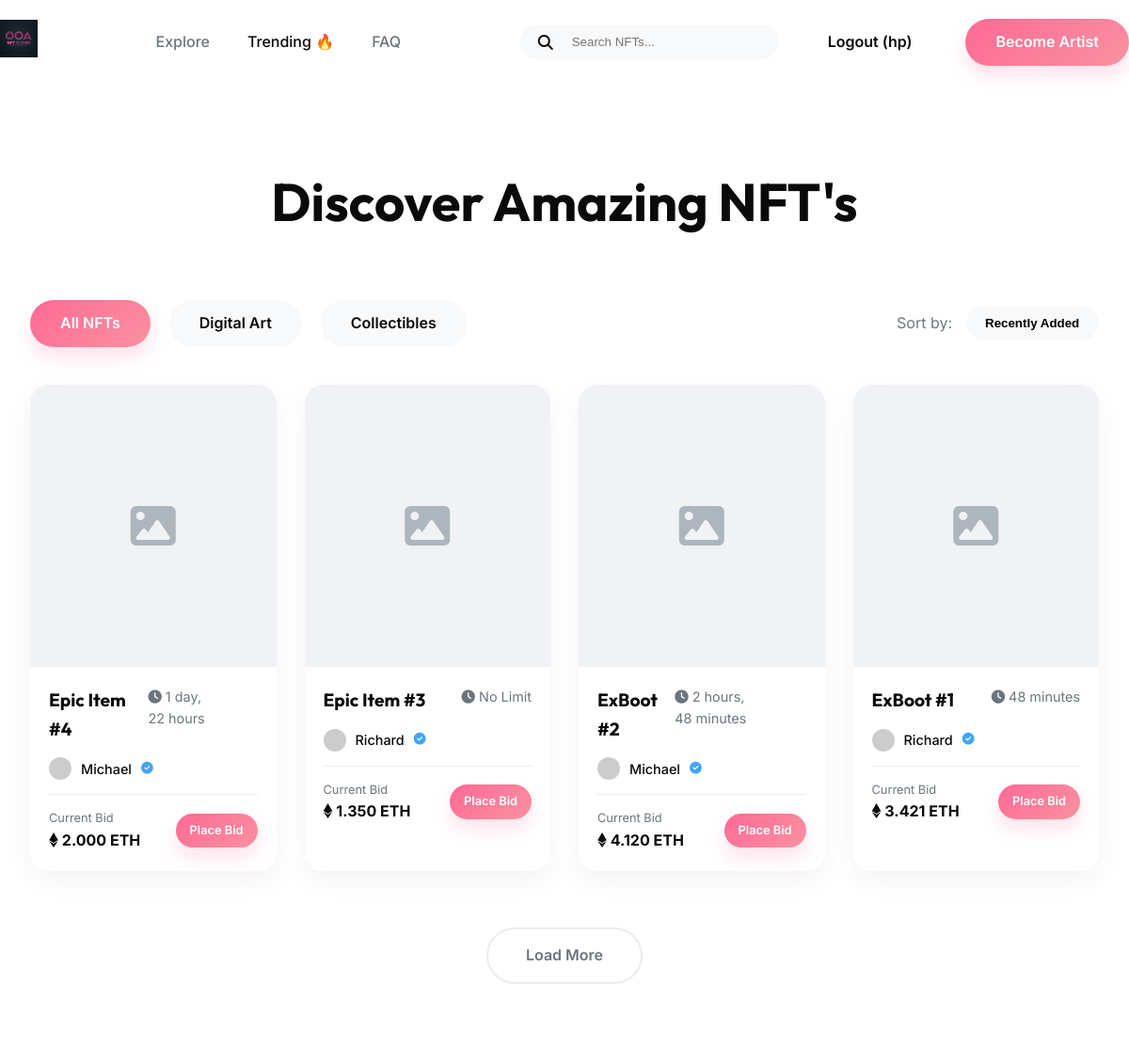
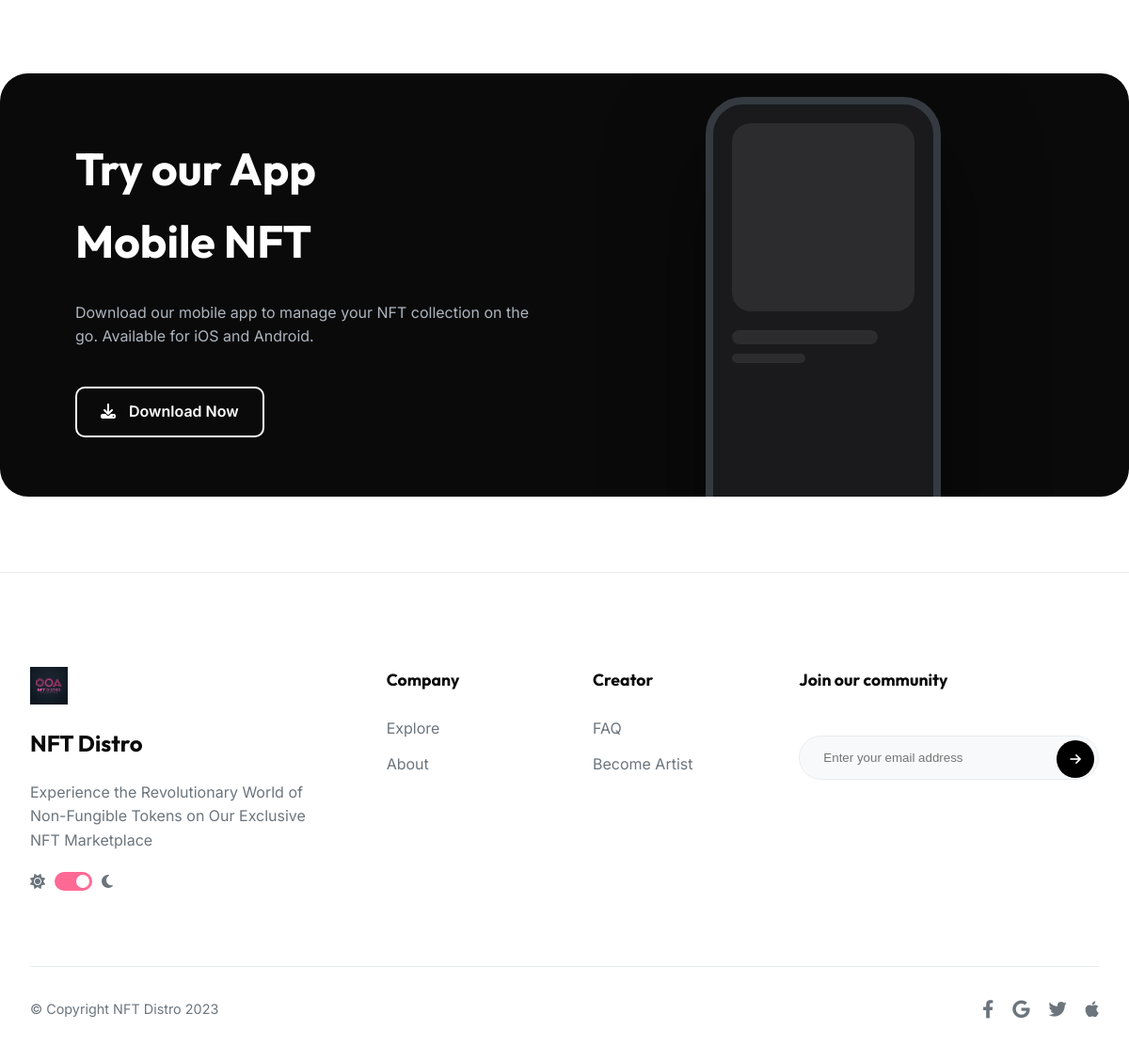
Screenshot of /explore/ (signed in) with the database file from the repository (2 pictures, top to bottom).
### nft/models.py (models this page shows, shortened)
class NFT(models.Model):
    title = models.CharField(max_length=200)
    creator = models.ForeignKey(User, on_delete=models.CASCADE, related_name='created_nfts')
    image = models.ImageField(upload_to='nfts/', blank=True, null=True)
    price = models.DecimalField(max_digits=10, decimal_places=3)
    category = models.ForeignKey(Category, on_delete=models.SET_NULL, null=True, blank=True)
    end_time = models.DateTimeField(blank=True, null=True)
    created_at = models.DateTimeField(auto_now_add=True)

### nft/views.py (the view)
# urls.py: path('explore/', views.explore, name='explore'),
def explore(request):
    nfts = NFT.objects.all()
    q = request.GET.get('q', '')
    if q:
        nfts = nfts.filter(Q(title__icontains=q) | Q(details__description__icontains=q))
    category_filter = request.GET.get('category', '')
    if category_filter:
        nfts = nfts.filter(category__name=category_filter)
    sort = request.GET.get('sort', '')
    if sort == 'price':
        nfts = nfts.order_by('price')
    elif sort == '-price':
        nfts = nfts.order_by('-price')
    elif sort == '-created_at':
        nfts = nfts.order_by('-created_at')
    else:
        nfts = nfts.order_by('-created_at')
    context = {
        'nfts': nfts,
        'q': q,
        'selected_category': category_filter,
        'sort': sort,
    }
    return render(request, 'nft/explore.html', context)

### templates/nft/explore.html (shortened to what this page needs)
{% extends 'base.html' %}
{% load static %}
{% block content %}
<section class="section-padding">
    <div class="container animate">
        <h1 style="text-align: center; font-size: 3.5rem; margin-bottom: 60px;">Discover Amazing NFT's</h1>
        <div style="display: flex; justify-content: space-between; align-items: center; margin-bottom: 40px;">
            <div style="display: flex; gap: 20px;">
                <a href="?category=&sort={{ sort|default:'' }}" class="btn {% if not selected_category %}btn-primary{% else %}btn-outline{% endif %}" style="">All NFTs</a>
                <a href="?category=Digital Art&sort={{ sort|default:'' }}" class="btn {% if selected_category == 'Digital Art' %}btn-primary{% else %}btn-outline{% endif %}" style="{% if selected_category != 'Digital Art' %}border: none; background: #F8F9FA;{% endif %}">Digital Art</a>
                <a href="?category=Collectibles&sort={{ sort|default:'' }}" class="btn {% if selected_category == 'Collectibles' %}btn-primary{% else %}btn-outline{% endif %}" style="{% if selected_category != 'Collectibles' %}border: none; background: #F8F9FA;{% endif %}">Collectibles</a>
            </div>
            <form id="sortForm" method="GET" action="{% url 'nft:explore' %}" style="display: flex; align-items: center; gap: 15px;">
                <span style="color: var(--text-secondary);">Sort by:</span>
                <select name="sort" onchange="document.getElementById('sortForm').submit();" style="padding: 10px 20px; background: #F8F9FA; border: none; border-radius: 50px; font-weight: 600; cursor: pointer; outline: none; appearance: none; -webkit-appearance: none;">
                    <option value="-created_at" {% if sort == '-created_at' %}selected{% endif %}>Recently Added</option>
                </select>
            </form>
        </div>
        <div style="display: grid; grid-template-columns: repeat(4, 1fr); gap: 30px;">
            {% for nft in nfts %}
            <div class="nft-card animate">
                <div class="nft-image-container" {% if not nft.image %}style="background: #F0F2F5;"{% endif %}>
                    {% if nft.image %}
                    <img src="{{ nft.image.url }}" alt="{{ nft.title }}">
                    {% else %}
                    <div style="width: 100%; height: 100%; display: flex; justify-content: center; align-items: center;">
                        <i class="fa-solid fa-image" style="font-size: 3rem; color: #ADB5BD;"></i>
                    </div>
                    {% endif %}
                </div>
                <div class="nft-info">
                    <div class="nft-header">
                        <h4 style="font-size: 1.2rem;">{{ nft.title }}</h4>
                        <div style="color: var(--text-secondary); font-size: 0.9rem;">
                            <i class="fa-solid fa-clock"></i>
                            {% if nft.end_time %}
                                {{ nft.end_time|timeuntil }}
                            {% else %}
                                No Limit
                            {% endif %}
                        </div>
                    </div>
                    <div style="display: flex; align-items: center; gap: 10px; margin-bottom: 15px;">
                        <img src="https://ui-avatars.com/api/?name={{ nft.creator.username }}&background=random" style="width: 24px; height: 24px; border-radius: 50%;">
                        <span style="font-weight: 500; font-size: 0.9rem;">{{ nft.creator.username }}</span>
                        <i class="fa-solid fa-circle-check" style="color: #42a5f5; font-size: 0.8rem;"></i>
                    </div>
                    <div class="nft-bid-section">
                        <div>
                            <p style="color: var(--text-secondary); font-size: 0.8rem;">Current Bid</p>
                            <p style="font-weight: 700;"><i class="fa-brands fa-ethereum"></i> {{ nft.price }} ETH</p>
                        </div>
                        <a href="{% url 'nft:detail_pk' nft.id %}" class="btn btn-primary" style="padding: 8px 15px; font-size: 0.8rem;">Place Bid</a>
                    </div>
                </div>
            </div>
            {% empty %}
            <div style="grid-column: 1 / -1; text-align: center; color: var(--text-secondary); padding: 40px;">
                No NFTs found.
            </div>
            {% endfor %}
        </div>
        <div style="text-align: center; margin-top: 60px;">
            <a href="#" class="btn btn-outline" style="padding: 15px 40px; border-color: #E9ECEF; color: var(--text-secondary);">Load More</a>
        </div>
    </div>
</section>
<section class="section-padding animate">
    <div class="container" style="background: #0A0A0B; border-radius: 30px; padding: 0 80px; display: flex; align-items: center; gap: 60px; overflow: hidden; height: 450px;">
        <div style="flex: 1; color: white;">
            <h2 style="font-size: 3rem; margin-bottom: 25px;">Try our App<br>Mobile NFT</h2>
            <p style="color: #ADB5BD; margin-bottom: 40px;">
                Download our mobile app to manage your NFT collection on the go. Available for iOS and Android.
            </p>
            <a href="#" class="btn btn-outline" style="color: white; border-color: white; border-radius: 10px; padding: 12px 25px;">
                <i class="fa-solid fa-download" style="margin-right: 10px;"></i> Download Now
            </a>
        </div>
        <div style="flex: 1; display: flex; justify-content: center; position: relative;">
            <div style="width: 250px; height: 500px; background: #1A1A1D; border: 8px solid #343A40; border-radius: 40px; position: relative; top: 50px; box-shadow: 0 50px 100px rgba(0,0,0,0.5);">
                <div style="padding: 20px;">
                    <div style="width: 100%; height: 200px; background: #2C2C2E; border-radius: 20px;"></div>
                    <div style="margin-top: 20px;">
                        <div style="width: 80%; height: 15px; background: #2C2C2E; border-radius: 10px;"></div>
                        <div style="width: 40%; height: 10px; background: #2C2C2E; border-radius: 10px; margin-top: 10px;"></div>
                    </div>
                </div>
            </div>
        </div>
    </div>
</section>
{% endblock %}

### templates/base.html (shortened to what this page needs)
{% load static %}
<!DOCTYPE html>
<html lang="en">
<head>
    <link rel="stylesheet" href="{% static 'css/style.css' %}">
    <link rel="stylesheet" href="https://cdnjs.cloudflare.com/ajax/libs/font-awesome/6.4.0/css/all.min.css">
</head>
<body>
    <header class="navbar container">
        <div class="logo">
            <a href="{% url 'nft:home' %}">
                <img src="{% static 'images/logos/logo.png' %}" alt="NFT Distro" style="height: 40px;">
            </a>
        </div>
        <nav>
            <ul class="nav-links">
                <li><a href="{% url 'nft:home' %}" class="{% if request.resolver_match.url_name == 'home' %}active{% endif %}">Explore</a></li>
                <li><a href="{% url 'nft:explore' %}" class="{% if request.resolver_match.url_name == 'explore' %}active{% endif %}">Trending 🔥</a></li>
                <li><a href="{% url 'nft:faq' %}" class="{% if request.resolver_match.url_name == 'faq' %}active{% endif %}">FAQ</a></li>
            </ul>
        </nav>
        <div class="nav-actions">
            <form action="{% url 'nft:explore' %}" method="GET" class="search-bar" style="display: flex; align-items: center; background: #F8F9FA; padding: 10px 20px; border-radius: 20px;">
                <i class="fa-solid fa-search"></i>
                <input type="text" name="q" placeholder="Search NFTs..." style="border: none; background: transparent; outline: none; margin-left: 10px;">
            </form>
            {% if request.user.is_authenticated %}
            <a href="{% url 'nft:logout' %}" class="btn btn-outline" style="border: none; margin-right: 5px;">Logout ({{ request.user.username }})</a>
            {% else %}
            <button onclick="document.getElementById('loginModal').style.display='flex'" class="btn btn-outline" style="border:none; margin-right: 5px;">Login</button>
            {% endif %}
            <a href="{% url 'nft:become_artist' %}" class="btn btn-primary">Become Artist</a>
        </div>
    </header>
    <main>
        {% block content %}
        {% endblock %}
    </main>
    <footer class="footer">
        <div class="container">
            <div class="footer-grid">
                <div class="footer-logo-section">
                    <img src="{% static 'images/logos/logo.png' %}" alt="Logo" style="height: 40px;">
                    <h2 class="brand-font" style="margin-top: 15px;">NFT Distro</h2>
                    <p>Experience the Revolutionary World of Non-Fungible Tokens on Our Exclusive NFT Marketplace</p>
                    <div style="margin-top: 20px; display: flex; gap: 10px; align-items: center;">
                        <i class="fa-solid fa-sun" style="color: #6C757D;"></i>
                        <div style="width: 40px; height: 20px; background: #FF6A95; border-radius: 20px; position: relative; cursor: pointer;">
                            <div style="width: 14px; height: 14px; background: white; border-radius: 50%; position: absolute; right: 3px; top: 3px;"></div>
                        </div>
                        <i class="fa-solid fa-moon" style="color: #6C757D;"></i>
                    </div>
                </div>
                <div>
                    <h3 class="footer-heading">Company</h3>
                    <ul class="footer-links">
                        <li><a href="#">Explore</a></li>
                        <li><a href="#">About</a></li>
                    </ul>
                </div>
                <div>
                    <h3 class="footer-heading">Creator</h3>
                    <ul class="footer-links">
                        <li><a href="{% url 'nft:faq' %}">FAQ</a></li>
                        <li><a href="{% url 'nft:become_artist' %}">Become Artist</a></li>
                    </ul>
                </div>
                <div class="community-section">
                    <h3 class="footer-heading">Join our community</h3>
                    <div style="position: relative;">
                        <input type="email" placeholder="Enter your email address">
                        <button style="position: absolute; right: 5px; top: 25px; background: black; color: white; border: none; width: 40px; height: 40px; border-radius: 50%; cursor: pointer;">
                            <i class="fa-solid fa-arrow-right"></i>
                        </button>
                    </div>
                </div>
            </div>
            <div class="footer-bottom">
                <div>&copy; Copyright NFT Distro 2023</div>
                <div style="display: flex; gap: 20px; font-size: 1.2rem;">
                    <a href="#"><i class="fa-brands fa-facebook-f"></i></a>
                    <a href="#"><i class="fa-brands fa-google"></i></a>
                    <a href="#"><i class="fa-brands fa-twitter"></i></a>
                    <a href="#"><i class="fa-brands fa-apple"></i></a>
                </div>
            </div>
        </div>
    </footer>
</body>
</html>

### static/css/style.css (style rules this page uses)
:root { --primary-gradient: linear-gradient(135deg, #FF6A95 0%, #FA91A0 100%); --secondary-gradient: linear-gradient(135deg, #7C5CFF 0%, #9078FF 100%); --bg-dark: #0A0A0B; --bg-light: #FFFFFF; --card-bg-light: #F8F9FA; --card-bg-dark: #1A1A1D; --text-primary: #0A0A0B; --text-secondary: #6C757D; --text-white: #FFFFFF; --border-color: #E9ECEF; --transition: all 0.3s cubic-bezier(0.4, 0, 0.2, 1); }
* { margin: 0; padding: 0; box-sizing: border-box; }
body { font-family: 'Inter', sans-serif; color: var(--text-primary); background-color: var(--bg-light); line-height: 1.6; overflow-x: hidden; }
h1, h2, h3, h4, .brand-font { font-family: 'Outfit', sans-serif; font-weight: 700; }
a { text-decoration: none; color: inherit; transition: var(--transition); }
.container { max-width: 1200px; margin: 0 auto; padding: 0 2rem; }
.section-padding { padding: 80px 0; }
.btn { display: inline-block; padding: 12px 32px; border-radius: 50px; font-weight: 600; cursor: pointer; border: none; transition: var(--transition); text-align: center; }
.btn-primary { background: var(--primary-gradient); color: white; box-shadow: 0 10px 20px rgba(255, 106, 149, 0.2); }
.btn-outline { background: transparent; border: 2px solid var(--text-primary); color: var(--text-primary); }
.navbar { display: flex; justify-content: space-between; align-items: center; padding: 20px 0; position: sticky; top: 0; background: rgba(255, 255, 255, 0.8); backdrop-filter: blur(10px); z-index: 1000; }
.nav-links { display: flex; gap: 40px; list-style: none; }
.nav-links a { font-weight: 500; color: var(--text-secondary); }
.nav-links a:hover, .nav-links a.active { color: var(--text-primary); }
.nav-actions { display: flex; align-items: center; gap: 20px; }
.search-bar { background: var(--card-bg-light); border-radius: 50px; padding: 10px 20px; display: flex; align-items: center; gap: 10px; }
.search-bar input { border: none; background: transparent; outline: none; width: 200px; }
.footer { background: var(--bg-light); padding: 100px 0 40px; border-top: 1px solid var(--border-color); }
.footer-grid { display: grid; grid-template-columns: 2fr 1fr 1fr 2fr; gap: 60px; }
.footer-logo-section p { margin-top: 20px; color: var(--text-secondary); max-width: 300px; }
.footer-heading { margin-bottom: 25px; font-size: 1.1rem; }
.footer-links { list-style: none; }
.footer-links li { margin-bottom: 12px; }
.footer-links a { color: var(--text-secondary); }
.community-section input { width: 100%; padding: 15px 25px; border-radius: 50px; border: 1px solid var(--border-color); background: var(--card-bg-light); margin-top: 20px; }
.footer-bottom { margin-top: 80px; padding-top: 30px; border-top: 1px solid var(--border-color); display: flex; justify-content: space-between; align-items: center; color: var(--text-secondary); font-size: 0.9rem; }
.nft-card { background: var(--bg-light); border-radius: 20px; overflow: hidden; box-shadow: 0 10px 30px rgba(0,0,0,0.05); transition: var(--transition); }
.nft-image-container { height: 300px; overflow: hidden; position: relative; }
.nft-info { padding: 20px; }
.nft-header { display: flex; justify-content: space-between; margin-bottom: 15px; }
.nft-bid-section { display: flex; justify-content: space-between; align-items: center; border-top: 1px solid var(--border-color); padding-top: 15px; }
.animate { animation: fadeIn 0.8s ease forwards; }

### rows the page displays
NFT: title "Epic Item #4", end_time "1 day, 22 hours", creator.username "Michael", price "2.000"
NFT: title "Epic Item #3", shows "No Limit", creator.username "Richard", price "1.350"
NFT: title "ExBoot #2", end_time "2 hours, 48 minutes", creator.username "Michael", price "4.120"
NFT: title "ExBoot #1", end_time "48 minutes", creator.username "Richard", price "3.421"

### other values shown
{{ request.user.username }} "hp"
